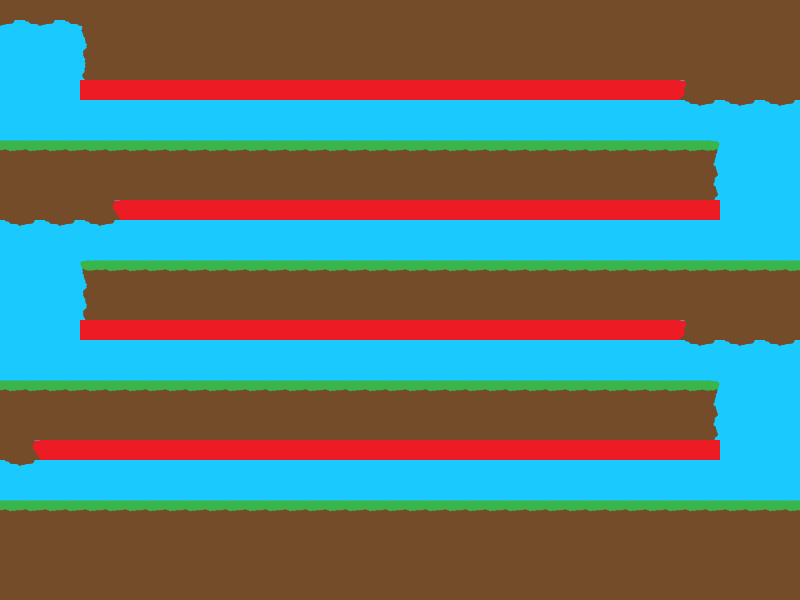

A level layout from a 2D game, rendered from its tile map. Below: a short description, then the map file with its tile-grid data intact:
An orthogonal 40x30 tile map with 20x20 px tiles, 1 tile layer (Tile Layer 1) and 2 objects.

<map version="1.0" orientation="orthogonal" renderorder="right-down" width="40" height="30" tilewidth="20" tileheight="20" backgroundcolor="#1ac9fe" nextobjectid="17">
 <tileset firstgid="1" name="tileset" tilewidth="20" tileheight="20" tilecount="45" columns="15">
  <image source="../assets/finalTileset.png" width="300" height="60" />
 </tileset>
 <layer name="Tile Layer 1" width="40" height="30">
  <data encoding="csv">
7,7,7,7,7,7,7,7,7,7,7,7,7,7,7,7,7,7,7,7,7,7,7,7,7,7,7,7,7,7,7,7,7,7,7,7,7,7,7,7,
17,16,17,16,14,7,7,7,7,7,7,7,7,7,7,7,7,7,7,7,7,7,7,7,7,7,7,7,7,7,7,7,7,7,7,7,7,7,7,7,
0,0,0,0,6,7,7,7,7,7,7,7,7,7,7,7,7,7,7,7,7,7,7,7,7,7,7,7,7,7,7,7,7,7,7,7,7,7,7,7,
0,0,0,0,19,7,7,7,7,7,7,7,7,7,7,7,7,7,7,7,7,7,7,7,7,7,7,7,7,7,7,7,7,7,7,7,7,7,7,7,
0,0,0,0,24,24,24,24,24,24,24,24,24,24,24,24,24,24,24,24,24,24,24,24,24,24,24,24,24,24,24,24,24,24,27,7,7,7,7,7,
0,0,0,0,0,0,0,0,0,0,0,0,0,0,0,0,0,0,0,0,0,0,0,0,0,0,0,0,0,0,0,0,0,0,16,17,16,17,16,17,
0,0,0,0,0,0,0,0,0,0,0,0,0,0,0,0,0,0,0,0,0,0,0,0,0,0,0,0,0,0,0,0,0,0,0,0,0,0,0,0,
10,10,10,10,10,10,10,10,10,10,10,10,10,10,10,10,10,10,10,10,10,10,10,10,10,10,10,10,10,10,10,10,10,10,10,11,0,0,0,0,
7,7,7,7,7,7,7,7,7,7,7,7,7,7,7,7,7,7,7,7,7,7,7,7,7,7,7,7,7,7,7,7,7,7,7,20,0,0,0,0,
7,7,7,7,7,7,7,7,7,7,7,7,7,7,7,7,7,7,7,7,7,7,7,7,7,7,7,7,7,7,7,7,7,7,7,20,0,0,0,0,
7,7,7,7,7,25,24,24,24,24,24,24,24,24,24,24,24,24,24,24,24,24,24,24,24,24,24,24,24,24,24,24,24,24,24,24,0,0,0,0,
16,17,16,17,16,17,0,0,0,0,0,0,0,0,0,0,0,0,0,0,0,0,0,0,0,0,0,0,0,0,0,0,0,0,0,0,0,0,0,0,
0,0,0,0,0,0,0,0,0,0,0,0,0,0,0,0,0,0,0,0,0,0,0,0,0,0,0,0,0,0,0,0,0,0,0,0,0,0,0,0,
0,0,0,0,9,10,10,10,10,10,10,10,10,10,10,10,10,10,10,10,10,10,10,10,10,10,10,10,10,10,10,10,10,10,10,10,10,10,10,10,
0,0,0,0,6,7,7,7,7,7,7,7,7,7,7,7,7,7,7,7,7,7,7,7,7,7,7,7,7,7,7,7,7,7,7,7,7,7,7,7,
0,0,0,0,6,7,7,7,7,7,7,7,7,7,7,7,7,7,7,7,7,7,7,7,7,7,7,7,7,7,7,7,7,7,7,7,7,7,7,7,
0,0,0,0,24,24,24,24,24,24,24,24,24,24,24,24,24,24,24,24,24,24,24,24,24,24,24,24,24,24,24,24,24,24,27,7,7,7,7,7,
0,0,0,0,0,0,0,0,0,0,0,0,0,0,0,0,0,0,0,0,0,0,0,0,0,0,0,0,0,0,0,0,0,0,16,17,16,17,16,17,
0,0,0,0,0,0,0,0,0,0,0,0,0,0,0,0,0,0,0,0,0,0,0,0,0,0,0,0,0,0,0,0,0,0,0,0,0,0,0,0,
10,10,10,10,10,10,10,10,10,10,10,10,10,10,10,10,10,10,10,10,10,10,10,10,10,10,10,10,10,10,10,10,10,10,10,11,0,0,0,0,
7,7,7,7,7,7,7,7,7,7,7,7,7,7,7,7,7,7,7,7,7,7,7,7,7,7,7,7,7,7,7,7,7,7,7,20,0,0,0,0,
7,7,7,7,7,7,7,7,7,7,7,7,7,7,7,7,7,7,7,7,7,7,7,7,7,7,7,7,7,7,7,7,7,7,7,20,0,0,0,0,
7,25,24,24,24,24,24,24,24,24,24,24,24,24,24,24,24,24,24,24,24,24,24,24,24,24,24,24,24,24,24,24,24,24,24,24,0,0,0,0,
16,17,0,0,0,0,0,0,0,0,0,0,0,0,0,0,0,0,0,0,0,0,0,0,0,0,0,0,0,0,0,0,0,0,0,0,0,0,0,0,
0,0,0,0,0,0,0,0,0,0,0,0,0,0,0,0,0,0,0,0,0,0,0,0,0,0,0,0,0,0,0,0,0,0,0,0,0,0,0,0,
10,10,10,10,10,10,10,10,10,10,10,10,10,10,10,10,10,10,10,10,10,10,10,10,10,10,10,10,10,10,10,10,10,10,10,10,10,10,10,10,
7,7,7,7,7,7,7,7,7,7,7,7,7,7,7,7,7,7,7,7,7,7,7,7,7,7,7,7,7,7,7,7,7,7,7,7,7,7,7,7,
7,7,7,7,7,7,7,7,7,7,7,7,7,7,7,7,7,7,7,7,7,7,7,7,7,7,7,7,7,7,7,7,7,7,7,7,7,7,7,7,
7,7,7,7,7,7,7,7,7,7,7,7,7,7,7,7,7,7,7,7,7,7,7,7,7,7,7,7,7,7,7,7,7,7,7,7,7,7,7,7,
7,7,7,7,7,7,7,7,7,7,7,7,7,7,7,7,7,7,7,7,7,7,7,7,7,7,7,7,7,7,7,7,7,7,7,7,7,7,7,7
</data>
 </layer>
 <objectgroup name="Object Layer 1">
  <object id="15" gid="21" x="10" y="498" width="20" height="20" />
  <object id="16" gid="22" x="30" y="69" width="20" height="20" />
 </objectgroup>
</map>
